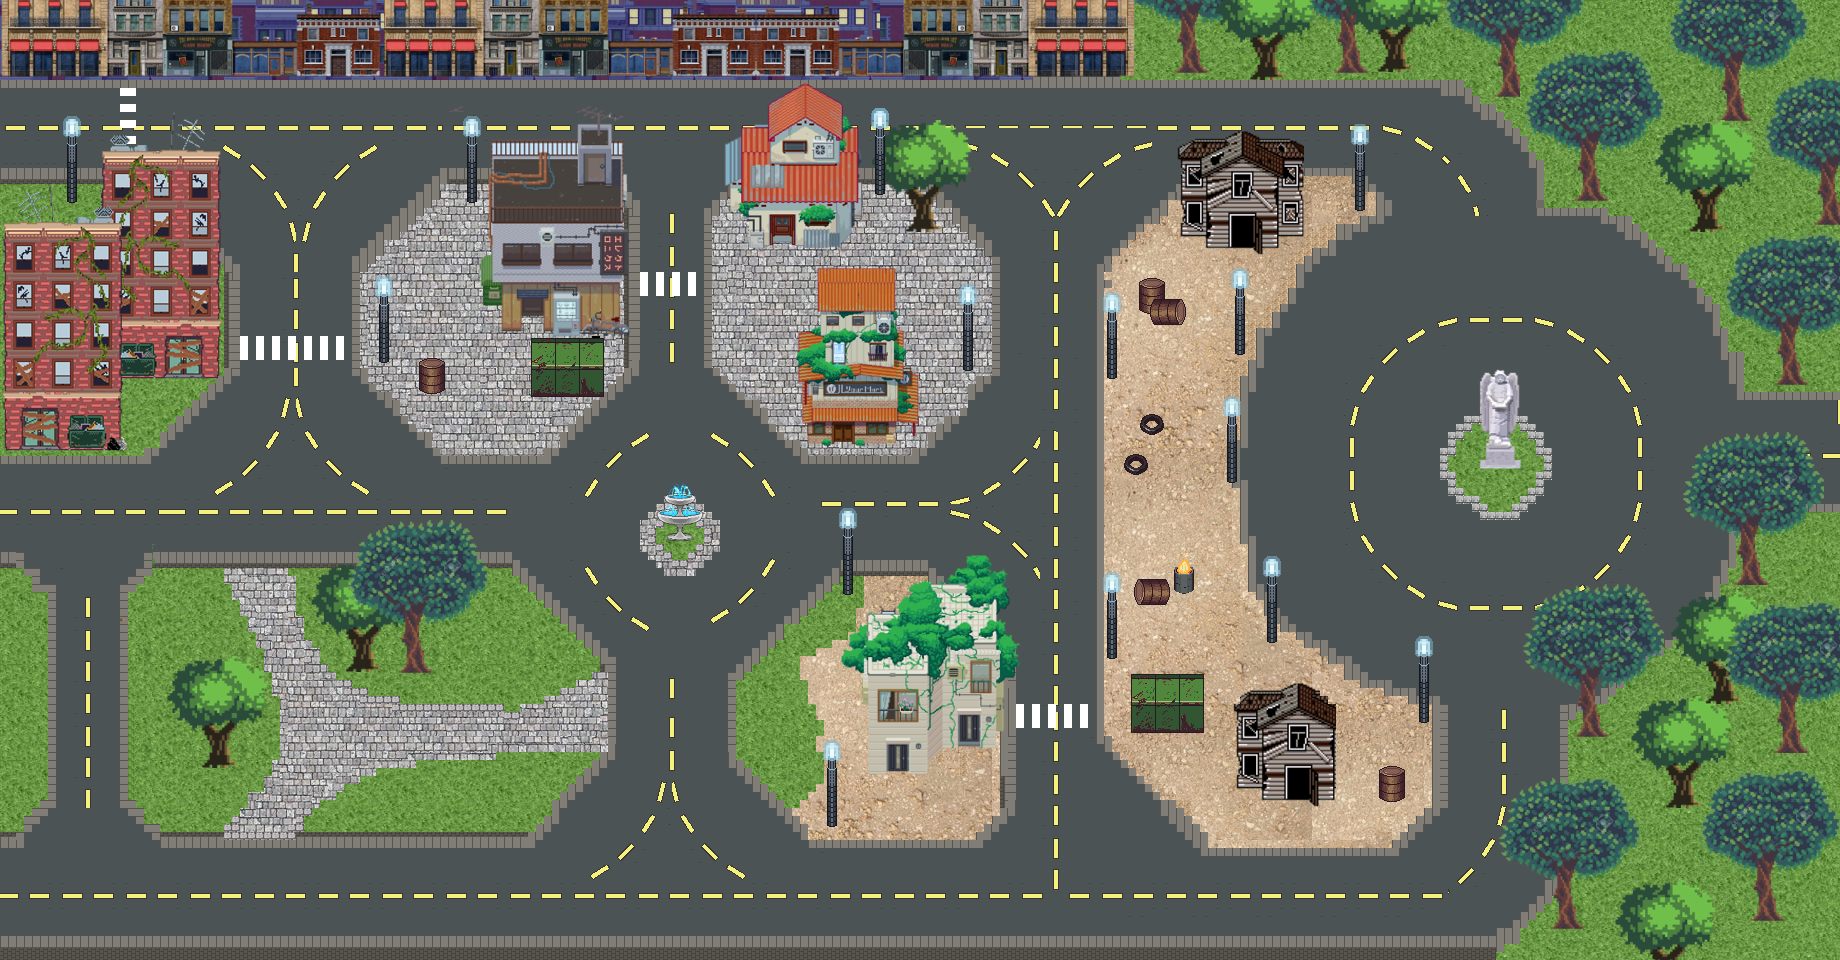

A 2D game scene composited from a Tiled map and its tileset images. What follows is a short description and the map's XML, with each tile layer's data collapsed to a summary:
An orthogonal 230x120 tile map with 8x8 px tiles, 6 tile layers (Route, passage_pieton, layer_side_walk, habillage1, ...), 24 tilesets.

<map version="1.2" tiledversion="1.3.1" orientation="orthogonal" renderorder="right-down" compressionlevel="0" width="230" height="120" tilewidth="8" tileheight="8" infinite="0" nextlayerid="8" nextobjectid="1">
 <tileset firstgid="1" name="Building" tilewidth="8" tileheight="8" tilecount="1024" columns="32">
  <image source="Building.png" width="256" height="256" />
 </tileset>
 <tileset firstgid="1025" name="Cars_final" tilewidth="8" tileheight="8" tilecount="2112" columns="48">
  <image source="Cars_final.png" width="384" height="352" />
 </tileset>
 <tileset firstgid="3137" name="Objects" tilewidth="8" tileheight="8" tilecount="1024" columns="32">
  <image source="Objects.png" width="256" height="256" />
 </tileset>
 <tileset firstgid="4161" name="Sidewalk_dark" tilewidth="8" tileheight="8" tilecount="256" columns="16">
  <image source="Sidewalk_dark.png" width="128" height="128" />
 </tileset>
 <tileset firstgid="4417" name="Street" tilewidth="8" tileheight="8" tilecount="7600" columns="100">
  <image source="Street.png" width="800" height="608" />
 </tileset>
 <tileset firstgid="12017" name="maison_orange2" tilewidth="8" tileheight="8" tilecount="144" columns="12">
  <image source="maison_orange2.png" width="100" height="99" />
 </tileset>
 <tileset firstgid="12161" name="maison2" tilewidth="8" tileheight="8" tilecount="192" columns="16">
  <image source="maison2.png" width="133" height="100" />
 </tileset>
 <tileset firstgid="12353" name="maison3" tilewidth="8" tileheight="8" tilecount="256" columns="16">
  <image source="maison3.png" width="133" height="128" />
 </tileset>
 <tileset firstgid="12609" name="maison4" tilewidth="8" tileheight="8" tilecount="460" columns="20">
  <image source="maison4.png" width="163" height="190" />
 </tileset>
 <tileset firstgid="13069" name="maison5" tilewidth="8" tileheight="8" tilecount="460" columns="20">
  <image source="maison5.png" width="165" height="190" />
 </tileset>
 <tileset firstgid="13529" name="maison6" tilewidth="8" tileheight="8" tilecount="720" columns="24">
  <image source="maison6.png" width="192" height="241" />
 </tileset>
 <tileset firstgid="14249" name="maison7" tilewidth="8" tileheight="8" tilecount="952" columns="28">
  <image source="maison7.png" width="229" height="275" />
 </tileset>
 <tileset firstgid="15201" name="maison8" tilewidth="8" tileheight="8" tilecount="980" columns="28">
  <image source="maison8.png" width="229" height="287" />
 </tileset>
 <tileset firstgid="16181" name="arbre1" tilewidth="8" tileheight="8" tilecount="196" columns="14">
  <image source="arbre1.png" width="119" height="119" />
 </tileset>
 <tileset firstgid="16377" name="arbre2" tilewidth="8" tileheight="8" tilecount="729" columns="27">
  <image source="arbre2.png" width="217" height="217" />
 </tileset>
 <tileset firstgid="17106" name="gazon" tilewidth="8" tileheight="8" tilecount="361" columns="19">
  <image source="gazon.png" width="159" height="159" />
 </tileset>
 <tileset firstgid="17467" name="terre" tilewidth="8" tileheight="8" tilecount="825" columns="25">
  <image source="terre.png" width="201" height="268" />
 </tileset>
 <tileset firstgid="18292" name="trottoir" tilewidth="8" tileheight="8" tilecount="1332" columns="37">
  <image source="trottoir.png" width="298" height="290" />
 </tileset>
 <tileset firstgid="19624" name="pave" tilewidth="8" tileheight="8" tilecount="400" columns="20">
  <image source="pave.png" width="164" height="164" />
 </tileset>
 <tileset firstgid="20024" name="fontaine" tilewidth="8" tileheight="8" tilecount="64" columns="8">
  <image source="fontaine.png" width="64" height="64" />
 </tileset>
 <tileset firstgid="20088" name="building3" tilewidth="8" tileheight="8" tilecount="280" columns="20">
  <image source="building3.png" width="167" height="118" />
 </tileset>
 <tileset firstgid="20368" name="building4" tilewidth="8" tileheight="8" tilecount="1029" columns="49">
  <image source="building4.png" width="397" height="174" />
 </tileset>
 <tileset firstgid="21397" name="building2" tilewidth="8" tileheight="8" tilecount="814" columns="22">
  <image source="building2.png" width="181" height="302" />
 </tileset>
 <tileset firstgid="22211" name="statue" tilewidth="8" tileheight="8" tilecount="105" columns="7">
  <image source="statue.png" width="57" height="121" />
 </tileset>
 <layer id="1" name="Route" width="230" height="120">
  <data>[27600 cells, 12953 non-empty, 1844 distinct tile ids]</data>
 </layer>
 <layer id="3" name="passage_pieton" width="230" height="120">
  <data>[27600 cells, 58 non-empty, 5 distinct tile ids]</data>
 </layer>
 <layer id="2" name="layer_side_walk" width="230" height="120">
  <data>[27600 cells, 3324 non-empty, 225 distinct tile ids]</data>
 </layer>
 <layer id="4" name="habillage1" width="230" height="120">
  <data>[27600 cells, 13145 non-empty, 2076 distinct tile ids]</data>
 </layer>
 <layer id="5" name="habillage2" width="230" height="120">
  <data>[27600 cells, 10340 non-empty, 4963 distinct tile ids]</data>
 </layer>
 <layer id="6" name="habillage3" width="230" height="120">
  <data>[27600 cells, 3149 non-empty, 1876 distinct tile ids]</data>
 </layer>
</map>
